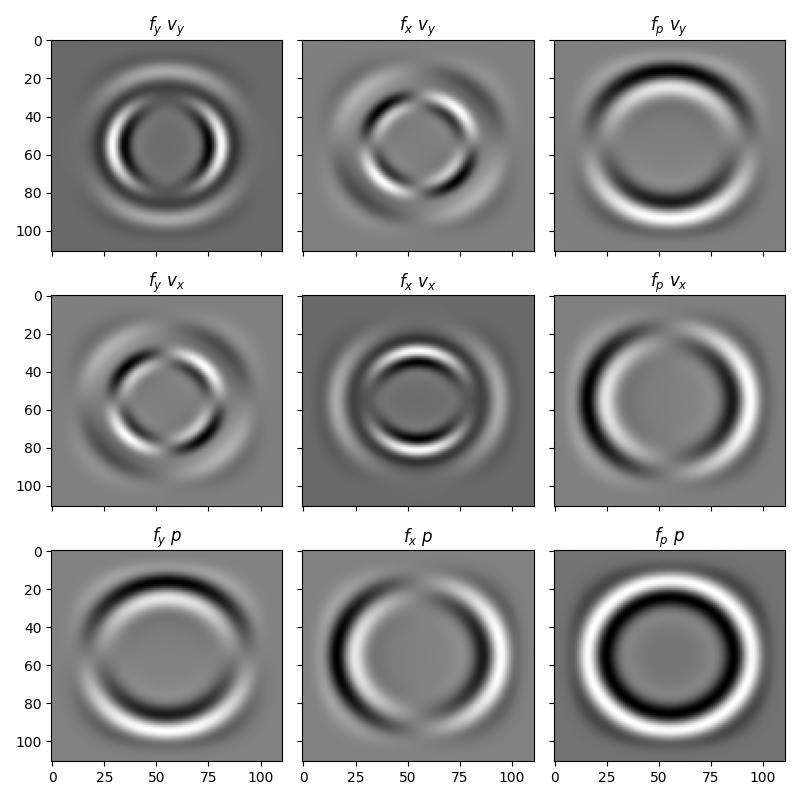

This figure's Python source:
"""Demonstrates elastic propagation with different source types."""

import matplotlib.pyplot as plt
import torch

import deepwave
from deepwave import elastic

device = torch.device("cuda" if torch.cuda.is_available() else "cpu")
ny = 71
nx = 71
dx = 4.0

vp = torch.ones(ny, nx, device=device) * 1500
vs = torch.ones(ny, nx, device=device) * 1000
rho = torch.ones(ny, nx, device=device) * 2200
lamb, mu, buoyancy = deepwave.common.vpvsrho_to_lambmubuoyancy(vp, vs, rho)

freq = 15
nt = 50
dt = 0.004
peak_time = 1.5 / freq

# source_amplitudes
source_amplitudes = (
    (deepwave.wavelets.ricker(freq, nt, dt, peak_time))
    .reshape(1, 1, -1)
    .to(device)
)

# single body forces in y and x dimensions
source_locations = torch.tensor([[[35, 35]]]).to(device)
# body force in y located at (35.5, 35.5)
out = elastic(
    lamb,
    mu,
    buoyancy,
    dx,
    dt,
    source_amplitudes_y=source_amplitudes,
    source_locations_y=source_locations,
    pml_freq=freq,
)
sy_y = out[0][0]
sy_x = out[1][0]
sy_p = -(out[2][0] + out[4][0])
# body force in x located at (35, 35)
out = elastic(
    lamb,
    mu,
    buoyancy,
    dx,
    dt,
    source_amplitudes_x=source_amplitudes,
    source_locations_x=source_locations,
    pml_freq=freq,
)
sx_y = out[0][0]
sx_x = out[1][0]
sx_p = -(out[2][0] + out[4][0])

# explosive source located at (35, 35.5)
source_locations_y = torch.tensor([[[34, 35], [35, 35]]]).to(device)
source_locations_x = torch.tensor([[[35, 35], [35, 36]]]).to(device)
source_amplitudes_y = source_amplitudes.repeat(1, 2, 1)
source_amplitudes_y[:, 0] *= -1
source_amplitudes_x = source_amplitudes.repeat(1, 2, 1)
source_amplitudes_x[:, 0] *= -1
out = elastic(
    lamb,
    mu,
    buoyancy,
    dx,
    dt,
    source_amplitudes_y=source_amplitudes_y,
    source_locations_y=source_locations_y,
    source_amplitudes_x=source_amplitudes_x,
    source_locations_x=source_locations_x,
    pml_freq=freq,
)
sp_y = out[0][0]
sp_x = out[1][0]
sp_p = -(out[2][0] + out[4][0])

# Plot
_, ax = plt.subplots(3, 3, figsize=(8, 8), sharex=True, sharey=True)
ax[0, 0].imshow(sy_y.cpu(), aspect="auto", cmap="gray")
ax[0, 0].set_title("$f_y$ $v_y$")
ax[0, 1].imshow(sx_y.cpu(), aspect="auto", cmap="gray")
ax[0, 1].set_title("$f_x$ $v_y$")
ax[0, 2].imshow(sp_y.cpu(), aspect="auto", cmap="gray")
ax[0, 2].set_title("$f_p$ $v_y$")
ax[1, 0].imshow(sy_x.cpu(), aspect="auto", cmap="gray")
ax[1, 0].set_title("$f_y$ $v_x$")
ax[1, 1].imshow(sx_x.cpu(), aspect="auto", cmap="gray")
ax[1, 1].set_title("$f_x$ $v_x$")
ax[1, 2].imshow(sp_x.cpu(), aspect="auto", cmap="gray")
ax[1, 2].set_title("$f_p$ $v_x$")
ax[2, 0].imshow(sy_p.cpu(), aspect="auto", cmap="gray")
ax[2, 0].set_title("$f_y$ $p$")
ax[2, 1].imshow(sx_p.cpu(), aspect="auto", cmap="gray")
ax[2, 1].set_title("$f_x$ $p$")
ax[2, 2].imshow(sp_p.cpu(), aspect="auto", cmap="gray")
ax[2, 2].set_title("$f_p$ $p$")
plt.tight_layout()
plt.savefig("example_elastic_source.jpg")
